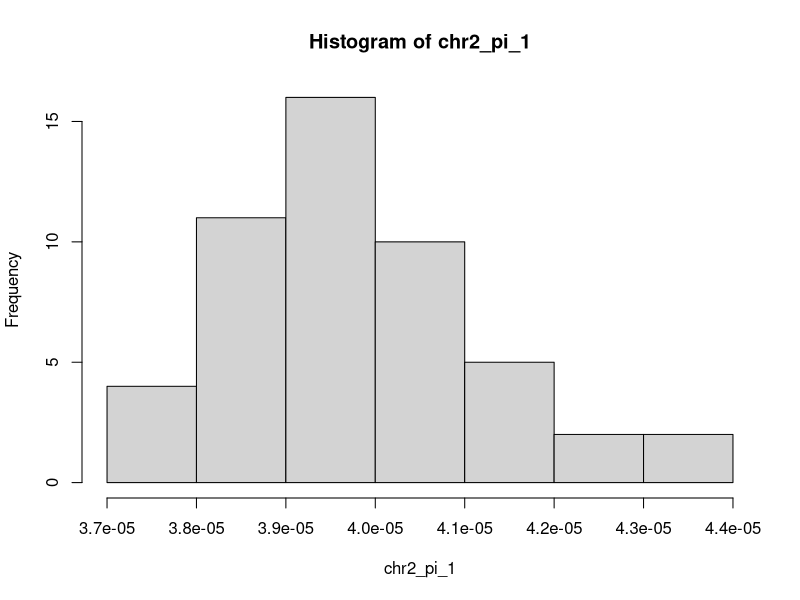
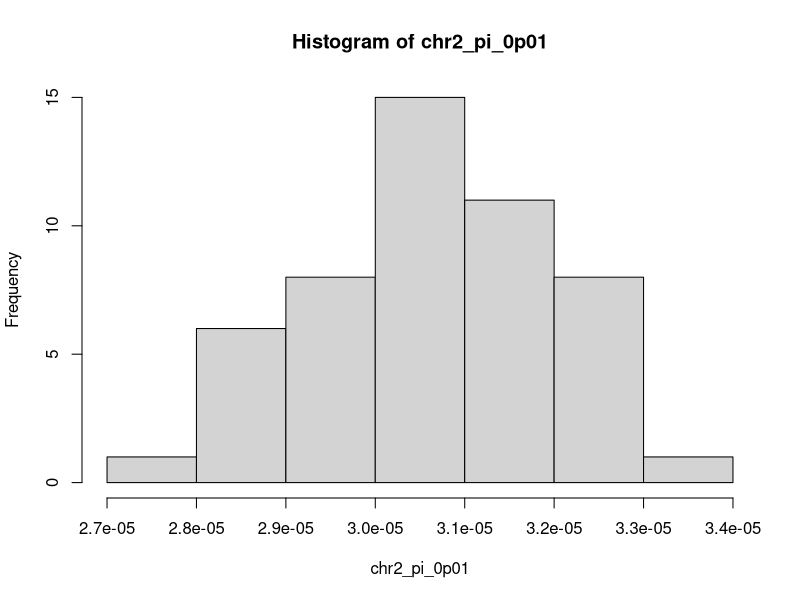
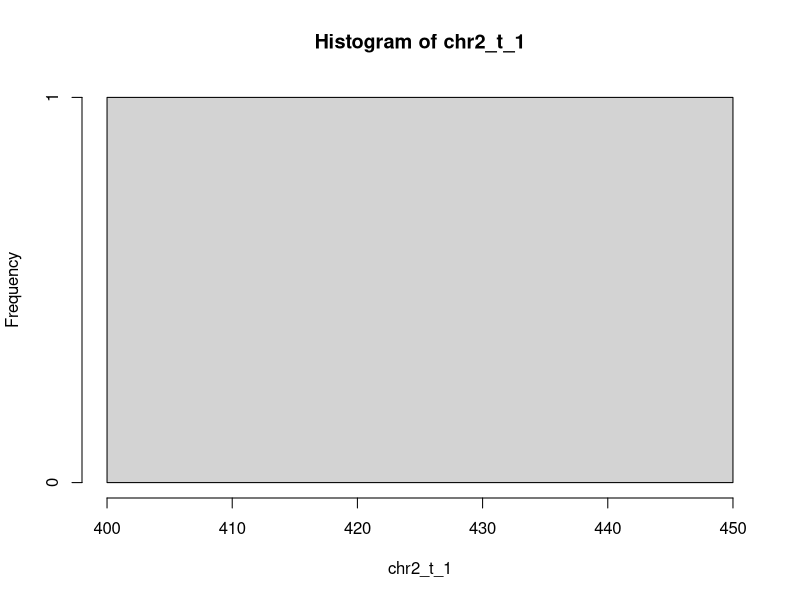

These figures' R source, in order: (Note: this script raises an error after producing the figures.)
#!/usr/bin/env Rscript

## Author : Louis OLLIVIER ~ louis.ollivier@universite-paris-saclay.fr
## Université Paris-Saclay
## Lab : LISN ~ UMR9015 ~ BIOINFO team 

###### Package initialization  ----------------------------------------

if (!require('readr', quietly = T)) install.packages('readr');
if (!require('tibble', quietly = T)) install.packages('tibble');
if (!require('dplyr', quietly = T)) install.packages('dplyr');

library(readr)
library(tibble)
library(dplyr)

########################################################################
# Function that upload and format the data

rm(list=ls())

# Load all full datasets 
data_pi = read_csv('../data/pi_merged.csv') %>%
  mutate(alpha = as.factor(1 / GR))
data_pi

data_pi_chr2 = read_csv('../data/pi_full_chr2_ctrl.csv') %>%
  mutate(alpha = as.factor(1 / GR))
data_pi_chr2

data_t = read_csv('../data/t_merged.csv') %>%
  mutate(alpha = as.factor(1 / GR)) 
data_t

########################################################################
# Statistical tests 

###### Fig 1 ###########################################################

### pi chr 2 alpha = 0.01 vs alpha == 1 ###
chr2_pi_1 <- data_pi_chr2 %>%
  filter(alpha == 1) %>% 
  pull(mean)

hist(chr2_pi_1)
shapiro.test(chr2_pi_1)
# p-value = 0.1855 => gaussian 

chr2_pi_0p01 <- data_pi_chr2 %>%
  filter(alpha == 0.01) %>% 
  pull(mean)

hist(chr2_pi_0p01)
shapiro.test(chr2_pi_0p01)
# p-value = 0.5167 => gaussian 

t.test(chr2_pi_1, chr2_pi_0p01, alternative="greater")
# p-value < 2.2e-16 ==> pi_alpha=1 > pi_alpha=0.01
rm(chr2_pi_1,chr2_pi_0p01)

### T chr 2 alpha = 0.01 vs alpha == 1 ### PB distrib 
chr2_t_1 <- data_t %>%
  filter(alpha == 1 & s == 0.05 & h == 0.5 & rho == '5e-08') %>% 
  pull(mean)

hist(chr2_t_1)
shapiro.test(chr2_t_1)
# p-value = 0.02274 => not gaussian 

chr2_t_0p01 <- data_t %>%
  filter(alpha == 0.01) %>% 
  pull(mean)

hist(chr2_t_0p01)
shapiro.test(chr2_t_0p01)
# p-value = 0.5167 => gaussian 

t.test(chr2_t_1, chr2_t_0p01)
# p-value < 2.2e-16 ==> pi_alpha=1 > pi_alpha=0.01
rm(chr2_pi_1,chr2_pi_0p01)